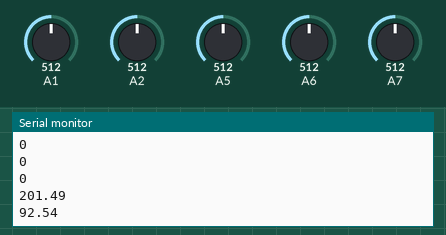
This sketch was run on a simulated Arduino Nano, built with avr-gcc and run on an emulated ATmega328P. Parts: the last lines printed to the serial monitor. The inputs (shaded band) are chosen by the test bench; at power-on: A1 = 512, A2 = 512, A5 = 512, A6 = 512, A7 = 512.

Above: at 1.2 s.
1.3 s: A1 set to 716
At 1.67 s:
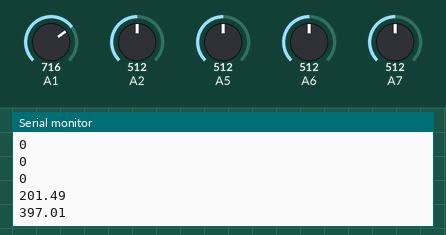
2.8 s: A2 set to 716
At 3.16 s:
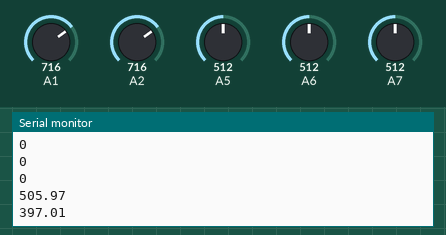
4.3 s: A5 set to 716
At 4.65 s:
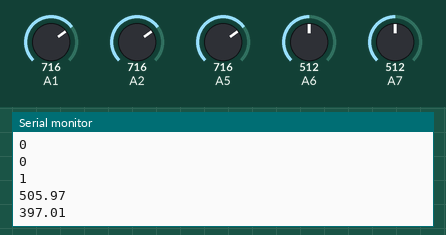
5.8 s: A6 set to 306
7.3 s: A7 set to 992
8.8 s: A1 set to 992
At 9.12 s:
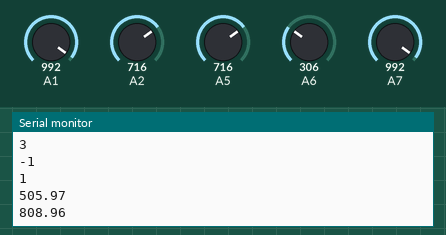
Timing chart, 0 to 11.3 s (numbered marks = the images above; inputs shaded):
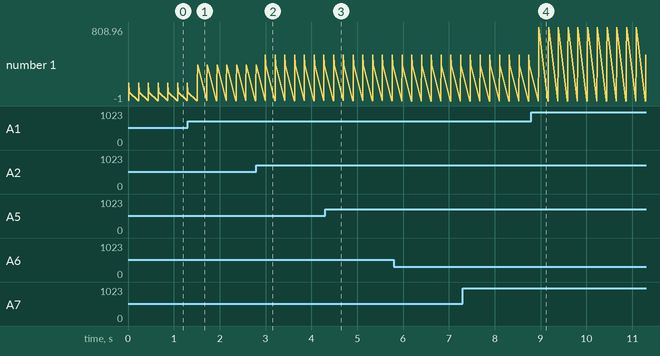

Measured:
- after the input at 1.3 s, the serial monitor: prints a new line after 0.22 s (image 1)
- after the input at 2.8 s, the serial monitor: prints a new line after 0.20 s (image 2)
- after the input at 4.3 s, the serial monitor: prints a new line after 0.19 s (image 3)
- after the input at 8.8 s, the serial monitor: prints a new line after 0.17 s (image 4)
- plotted number 1: 201.49 → 397.01 after the input at 1.3 s

The sketch:

5_axis.ino
```cpp
 const int xInput = A7;
const int yInput = A6;
const int zInput = A5;
const int xRate = A2;
const int yRate = A1;

// initialize minimum and maximum Raw Ranges for each axis
int RawMin = 0;
int RawMax = 1023;

// Take multiple samples to reduce noise
const int sampleSize = 10;
void setup() {
  analogReference(EXTERNAL);
  Serial.begin(9600);
}

void loop() {
//Read raw values
  int xRaw = ReadAxis(xInput);
  int yRaw = ReadAxis(yInput);
  int zRaw = ReadAxis(zInput);
  int xRawRate = ReadAxis(xRate);
  int yRawRate = ReadAxis(yRate);

  float vscale = 3300/1023;
  float ref_value = 1350/vscale;
  int refx = 377;

  long xratescale = xRawRate - refx;
  long yratescale = yRawRate - ref_value;

  // Convert raw values to 'milli-Gs"
  long xScaled = map(xRaw, RawMin, RawMax, -3000, 3000);
  long yScaled = map(yRaw, RawMin, RawMax, -3000, 3000);
  long zScaled = map(zRaw, RawMin, RawMax, -3000, 3000);

  // re-scale to fractional Gs
  float xAccel = xScaled / 1000.0;
  float yAccel = yScaled / 1000.0;
  float zAccel = zScaled / 1000.0;
  //rescale deg/sec
  float xdeg = xratescale/0.67;
  float ydeg = yratescale/0.67;

//  Serial.print("X, Y, Z  :: ");
//  Serial.print(xRaw);
//  Serial.print(", ");
//  Serial.print(yRaw);
//  Serial.print(", ");
//  Serial.print(zRaw);
//  Serial.print(" :: ");
  Serial.println(xAccel,0);
//  Serial.println("G");
  Serial.println(yAccel,0);
//  Serial.println("G");
  Serial.println(zAccel,0);
//  Serial.println("G");
//  Serial.print("X deg, Y deg  ::  ");
//  Serial.print(xRawRate);
//  Serial.print(", ");
//  Serial.print(yRawRate);
//  Serial.print(" :: ");
  Serial.println(xdeg);
//  Serial.println("deg/sec");
  Serial.println(ydeg);
//  Serial.println("deg/sec");

  delay(200);
}

// Take samples and return the average
int ReadAxis(int axisPin)
{
  long reading = 0;
  analogRead(axisPin);
  delay(1);
  for (int i = 0; i < sampleSize; i++)
  {
  reading += analogRead(axisPin);
  }
  return reading/sampleSize;
}
```
